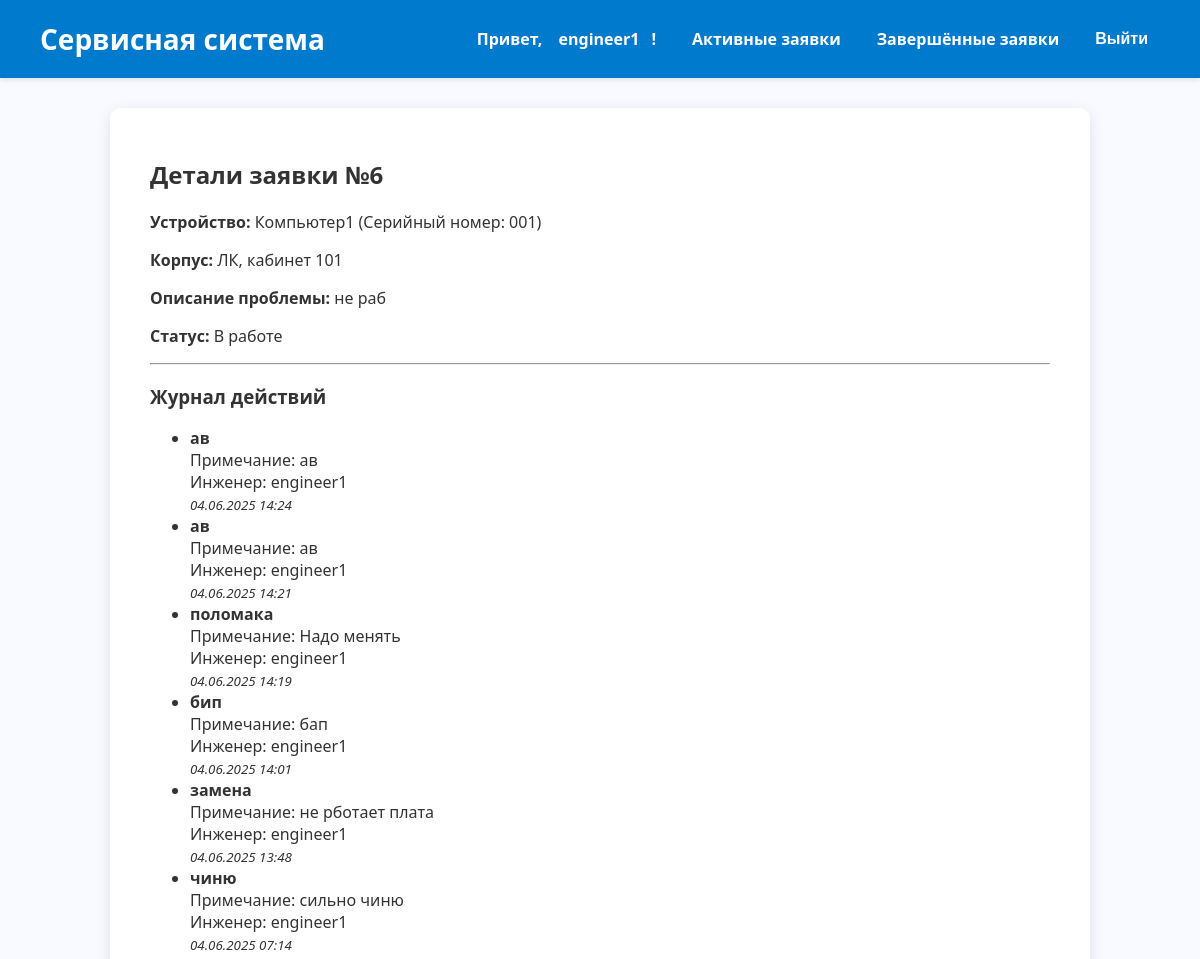
/engineer/request/6/ (signed in, upper part), run on an earlier commit of the app's database.
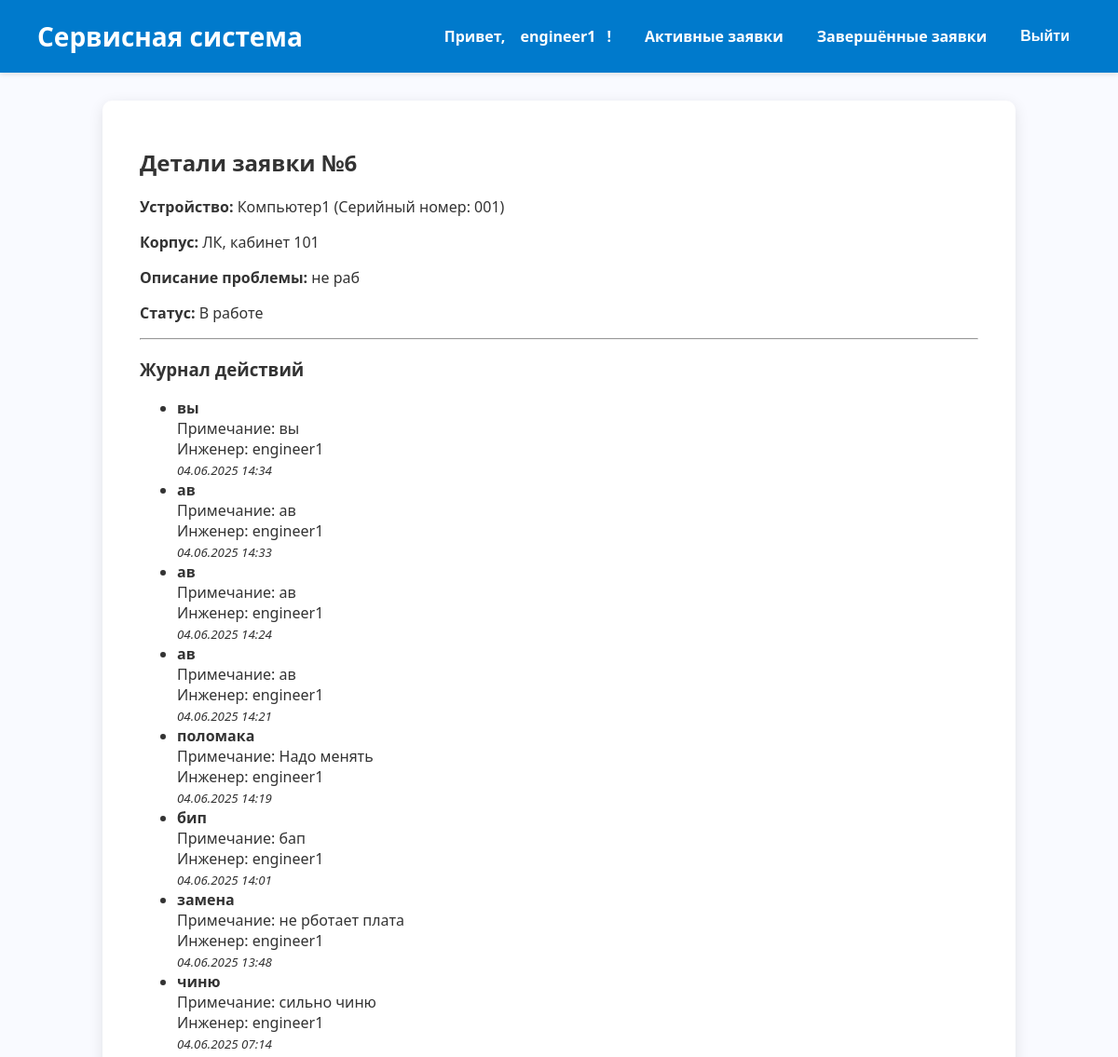
And on a later commit of the database.
### core/models.py (models this page shows, shortened)
class ServiceLog(models.Model):
    request = models.ForeignKey(ServiceRequest, on_delete=models.CASCADE, related_name='service_logs', verbose_name="Заявка")
    engineer = models.ForeignKey(
        settings.AUTH_USER_MODEL, on_delete=models.SET_NULL,
        null=True, related_name='service_logs', verbose_name="Инженер"
    )
    action_date = models.DateTimeField("Дата действия", auto_now_add=True)
    action_type = models.CharField("Тип действия", max_length=50)  # установка, диагностика, ремонт
    notes = models.TextField("Примечания", blank=True)
    cost = models.DecimalField("Стоимость работы", max_digits=10, decimal_places=2, default=0.0)
    class Meta:
        verbose_name = "Журнал обслуживания"
        verbose_name_plural = "Журналы обслуживания"

class User(AbstractUser):
    ROLE_CHOICES = [
        ('admin', 'Администратор'),
        ('engineer', 'Инженер'),
        ('teacher', 'Преподаватель'),
    ]
    role = models.CharField(max_length=20, choices=ROLE_CHOICES, blank=True, null=True)

### core/views.py (the view)
# urls.py: path('engineer/request/<int:request_id>/', views.engineer_request_detail, name='engineer_request_detail'),
@login_required
@engineer_required
def engineer_request_detail(request, request_id):
    service_request = get_object_or_404(ServiceRequest, id=request_id, assigned_engineer=request.user)
    replacement_request = ReplacementRequest.objects.filter(service_request=service_request).first()
    if request.method == 'POST':
        if 'submit_log' in request.POST:
            form_log = ServiceLogForm(request.POST)
            if form_log.is_valid():
                log = form_log.save(commit=False)
                log.request = service_request
                log.engineer = request.user
                log.save()
                if form_log.cleaned_data.get('complete_request'):
                    service_request.is_completed = True
                    service_request.save()
                return redirect('engineer_request_detail', request_id=request_id)
        elif 'replacement_request' in request.POST:
            form_log = ServiceLogForm(request.POST)
            if form_log.is_valid():
                log = form_log.save(commit=False)
                log.request = service_request
                log.engineer = request.user
                log.save()
                if form_log.cleaned_data.get('replacement_request'):
                    if not replacement_request:
                        replacement_request = ReplacementRequest.objects.create(
                            service_request=service_request,
                            engineer=request.user,
                            reason=log.notes,
                            admin_approved=False,
                        )
                    else:
                        replacement_request.reason = log.notes
                        replacement_request.admin_approved = False
                        replacement_request.save()
                    service_request.requires_replacement = True
                    service_request.is_paused = True  # Ставим паузу на заявку
                    service_request.save()
                if form_log.cleaned_data.get('complete_request'):
                    service_request.is_completed = True
                    service_request.save()
                return redirect('engineer_request_detail', request_id=request_id)
        elif 'replacement_report' in request.POST and replacement_request and replacement_request.admin_approved:
            form_report = DeviceReplacementReportForm(request.POST)
            if form_report.is_valid():
                report = form_report.save(commit=False)
                report.replacement_request = replacement_request
                report.save()
                service_request.is_completed = True
                service_request.is_paused = False
                service_request.save()
                messages.success(request, 'Отчёт по замене успешно сохранён и заявка закрыта.')
                return redirect('engineer_request_detail', request_id=request_id)
    else:
        form_log = ServiceLogForm()
        form_report = DeviceReplacementReportForm()
        if replacement_request and replacement_request.admin_approved:
            form_report = DeviceReplacementReportForm(instance=replacement_request.device_replacement_report_set.last())
    logs = service_request.service_logs.select_related('engineer').order_by('-action_date')
    context = {
        'request': service_request,
        'form_log': form_log,
        'form_report': form_report,
        'logs': logs,
        'replacement_request': replacement_request,
    }
    return render(request, 'core/engineer_request_detail.html', context)

### core/templates/core/engineer_request_detail.html (shortened to what this page needs)
{% extends 'base.html' %}
{% block content %}
<h2>Детали заявки №{{ request.id }}</h2>
<p><strong>Устройство:</strong> {{ request.device.name }} (Серийный номер: {{ request.device.serial_number }})</p>
<p><strong>Корпус:</strong> {{ request.device.cabinet.building }}, кабинет {{ request.device.cabinet.number }}</p>
<p><strong>Описание проблемы:</strong> {{ request.description }}</p>
<p><strong>Статус:</strong> {% if request.is_completed %}Выполнена{% else %}В работе{% endif %}</p>
<hr>
<h3>Журнал действий</h3>
{% if logs %}
  <ul>
    {% for log in logs %}
      <li>
        <strong>{{ log.action_type }}</strong><br>
        {% if log.notes %}
          Примечание: {{ log.notes }}<br>
        {% endif %}
        Инженер: {{ log.engineer.username }}<br>
        <small><em>{{ log.action_date|date:"d.m.Y H:i" }}</em></small>
      </li>
    {% endfor %}
  </ul>
{% else %}
  <p>Нет записей в журнале.</p>
{% endif %}
{% endblock %}

What changed in the data, as far as the page shows it:
added ServiceLog: action_type "вы", notes "вы", engineer.username "engineer1", action_date "04.06.2025 14:34"
added ServiceLog: action_type "ав", notes "ав", engineer.username "engineer1", action_date "04.06.2025 14:33"
